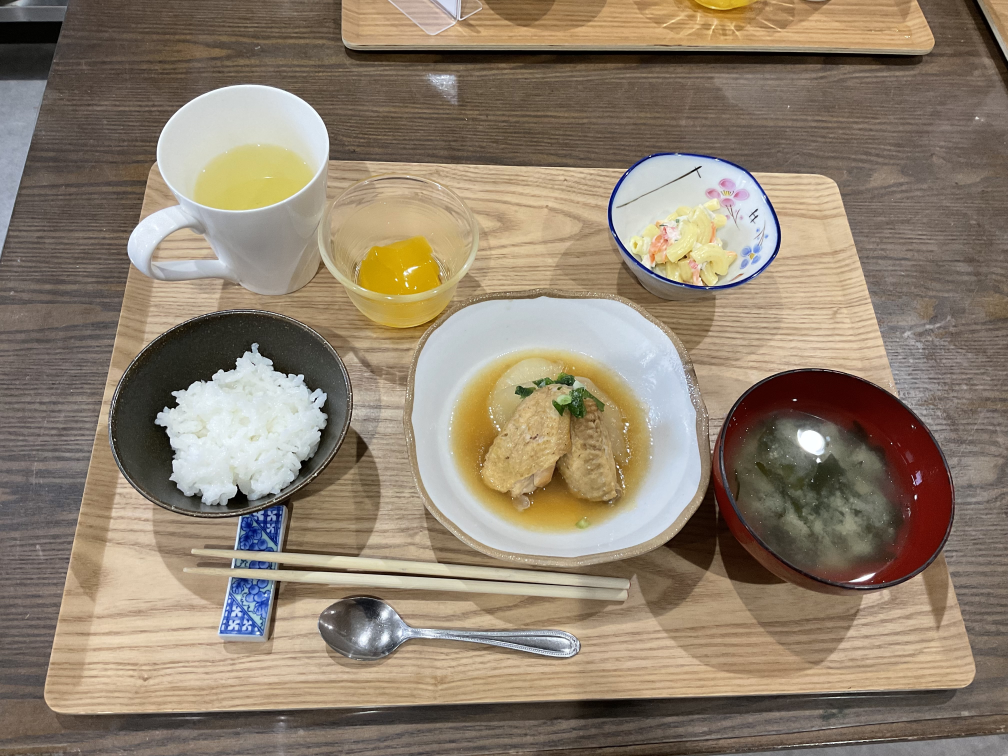
#> input picture IMG-0226.jpeg, 4032 x 3024 px (shown at 1/4 size)
$ python -i tools_manga.py   (imports and definitions only)
#> lines starting #> are read from the running program, lines starting #| are printed output that depends on the picture; after the words box and inside, x2 and y2 are one past the last pixel; in counts of white or black regions, pixels touching at a corner belong together
#> in manga, bgr is the input picture: shape (3024, 4032, 3); mean B, G, R 110.8, 129, 143.6
import cv2, numpy as np
from PIL import Image

def lineart(bgr, small=480, blk=13, C=6, out_w=1400):
#> called with small = 480, blk = 13, C = 6, out_w = 1400
    h, w = bgr.shape[:2]
#> h = 3024; w = 4032
    s = small / max(h, w)
#> s = 0.119
    im = cv2.resize(bgr, (max(1,int(w*s)), max(1,int(h*s))), interpolation=cv2.INTER_AREA)
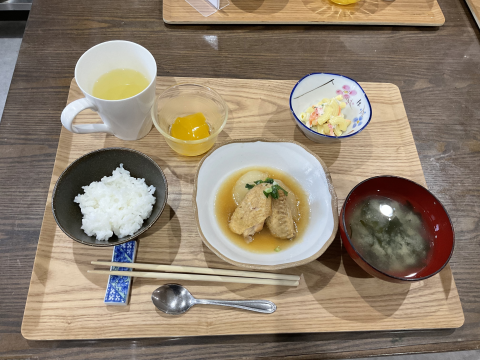
#> im: shape (360, 480, 3); mean B, G, R 110.8, 129, 143.6
    for _ in range(4):
        im = cv2.bilateralFilter(im, 9, 90, 90)
    g = cv2.medianBlur(cv2.cvtColor(im, cv2.COLOR_BGR2GRAY), 7)
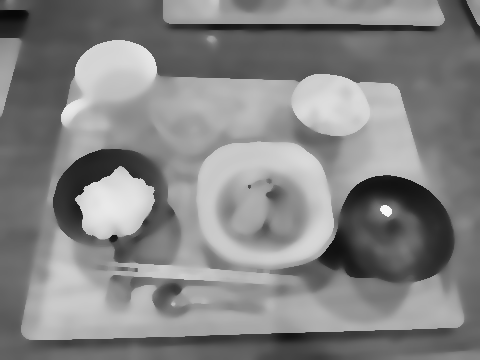
#> g: shape (360, 480); min 8, max 248, mean 131.8
    e = cv2.adaptiveThreshold(g, 255, cv2.ADAPTIVE_THRESH_MEAN_C, cv2.THRESH_BINARY, blk, C)
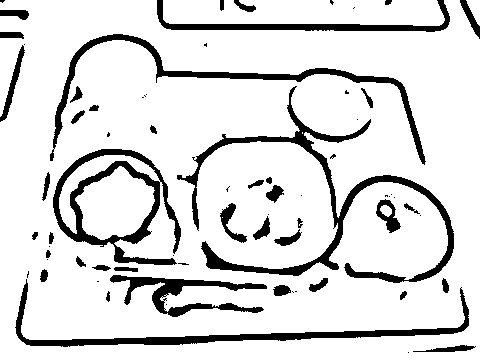
#> e: shape (360, 480); 86.2% white; 71 black regions (30 under 20 px), largest, box (x1, y1, x2, y2) and area: (177, 86, 454, 283) 5487, (53, 149, 181, 265) 3698, (15, 279, 469, 347) 3321
    e = cv2.resize(e, (out_w, int(out_w*e.shape[0]/e.shape[1])), interpolation=cv2.INTER_CUBIC)
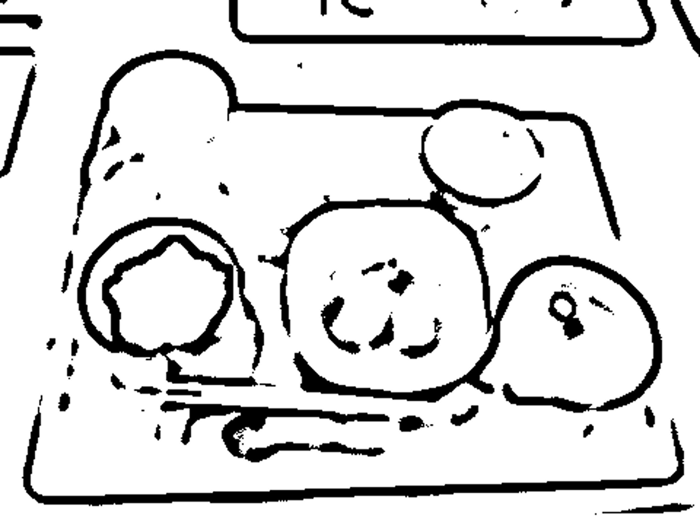
#> e: shape (1050, 1400) (shown at 1/2 size); min 0, max 255, mean 219.7
    _, e = cv2.threshold(e, 140, 255, cv2.THRESH_BINARY)
#> e: shape (1050, 1400); 85.9% white; 71 black regions (14 under 20 px), largest, box (x1, y1, x2, y2) and area: (516, 250, 1324, 826) 47348, (154, 434, 528, 773) 32033, (44, 814, 1368, 1012) 28501
    return e.astype(np.float32)/255

def flat_gray(bgr, out_w=1400):
#> called with out_w = 1400
    h, w = bgr.shape[:2]
#> h = 3024; w = 4032
    s = 700 / max(h, w)
#> s = 0.174
    im = cv2.resize(bgr, (int(w*s), int(h*s)), interpolation=cv2.INTER_AREA)
#> im: shape (525, 700, 3)
    for _ in range(4):
        im = cv2.bilateralFilter(im, 9, 90, 90)
    g = cv2.cvtColor(im, cv2.COLOR_BGR2GRAY)
#> g: shape (525, 700)
    g = cv2.resize(g, (out_w, int(out_w*g.shape[0]/g.shape[1])), interpolation=cv2.INTER_CUBIC)
#> g: shape (1050, 1400)
    return g.astype(np.float32)/255

def halftone(v, pitch=10.0, angle=45.0, maxr=0.62):
#> called with pitch = 10, angle = 45, maxr = 0.62
    h, w = v.shape
#> h = 1050; w = 1400
    yy, xx = np.mgrid[0:h, 0:w].astype(np.float32)
    a = np.deg2rad(angle)
    du = ((xx*np.cos(a) + yy*np.sin(a)) % pitch) - pitch/2
    dt = ((-xx*np.sin(a) + yy*np.cos(a)) % pitch) - pitch/2
    r = np.sqrt(du*du + dt*dt)
    rad = np.clip(1.0 - v, 0, 1) * (pitch*maxr)
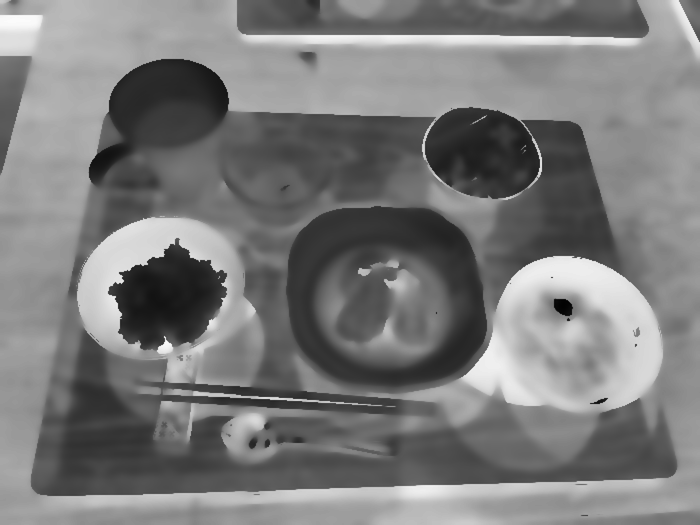
#> rad: shape (1050, 1400) float32 (shown at 1/2 size); min 0, max 6.2, mean 3; drawn with min black and max white
    return 1.0 - (r <= rad).astype(np.float32)
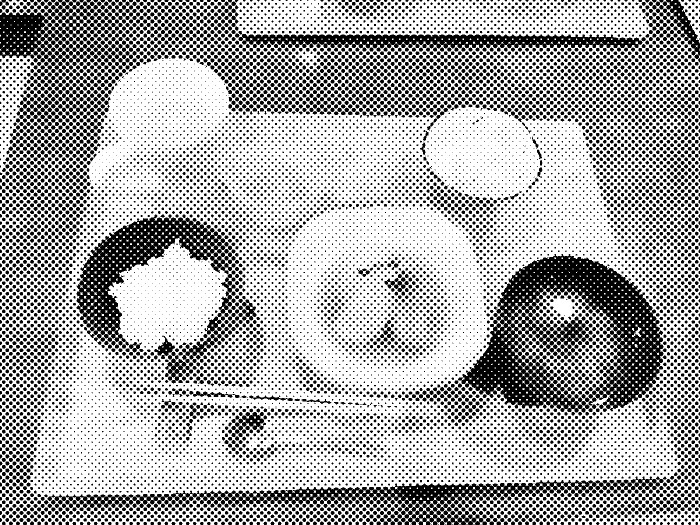
#> returned value: shape (1050, 1400) float32 (shown at 1/2 size); values 0 (black) and 1 (white), 67.2% white; 12798 black regions (5712 under 20 px), largest, box (x1, y1, x2, y2) and area: (916, 508, 1327, 825) 51166, (153, 429, 471, 691) 26073, (95, 960, 1214, 1050) 23828

def manga(path, out_w=1400, pitch=10.0, beta=0.20, tone_hi=0.82, small=480, blk=13, C=6):
    """写真を漫画調（線画＋ベタ＋網点）に変換する"""
    bgr = cv2.imread(path, cv2.IMREAD_COLOR)
    line = lineart(bgr, small=small, blk=blk, C=C, out_w=out_w)
    v = flat_gray(bgr, out_w=out_w)
    v = cv2.resize(v, (line.shape[1], line.shape[0]))
    ht = halftone(v, pitch=pitch)
    out = np.ones_like(v)
    out = np.where(v < tone_hi, ht, out)      # 中間調は網点
#> out: shape (1050, 1400) float32; values 0 (black) and 1 (white), 67.3% white; 12073 black regions (4987 under 20 px), largest, box (x1, y1, x2, y2) and area: (916, 508, 1327, 825) 51164, (153, 429, 471, 691) 26061, (95, 960, 1214, 1050) 23828
    out = np.where(v < beta, 0.0, out)        # 一番暗いところはベタ
#> out: shape (1050, 1400) float32; values 0 (black) and 1 (white), 66.5% white; 12056 black regions (4984 under 20 px), largest, box (x1, y1, x2, y2) and area: (916, 508, 1327, 825) 56486, (153, 429, 471, 691) 29391, (95, 960, 1214, 1050) 24779
    out = np.minimum(out, line)               # 線を重ねる
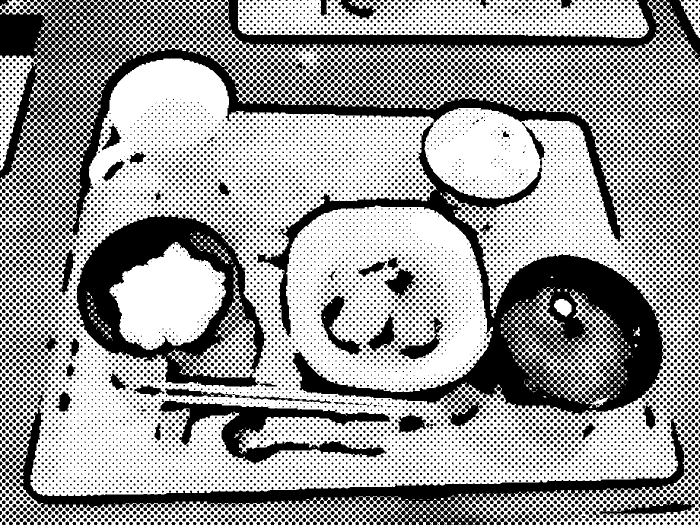
#> out: shape (1050, 1400) float32 (shown at 1/2 size); values 0 (black) and 1 (white), 60.7% white; 10288 black regions (4754 under 20 px), largest, box (x1, y1, x2, y2) and area: (138, 95, 1327, 831) 125658, (153, 429, 533, 774) 48677, (39, 810, 1369, 1050) 39682
    return Image.fromarray((np.clip(out,0,1)*255).astype(np.uint8)).convert('RGB')

>>> result = manga('IMG-0226.jpeg')

$ run again, on IMG-0235.jpeg
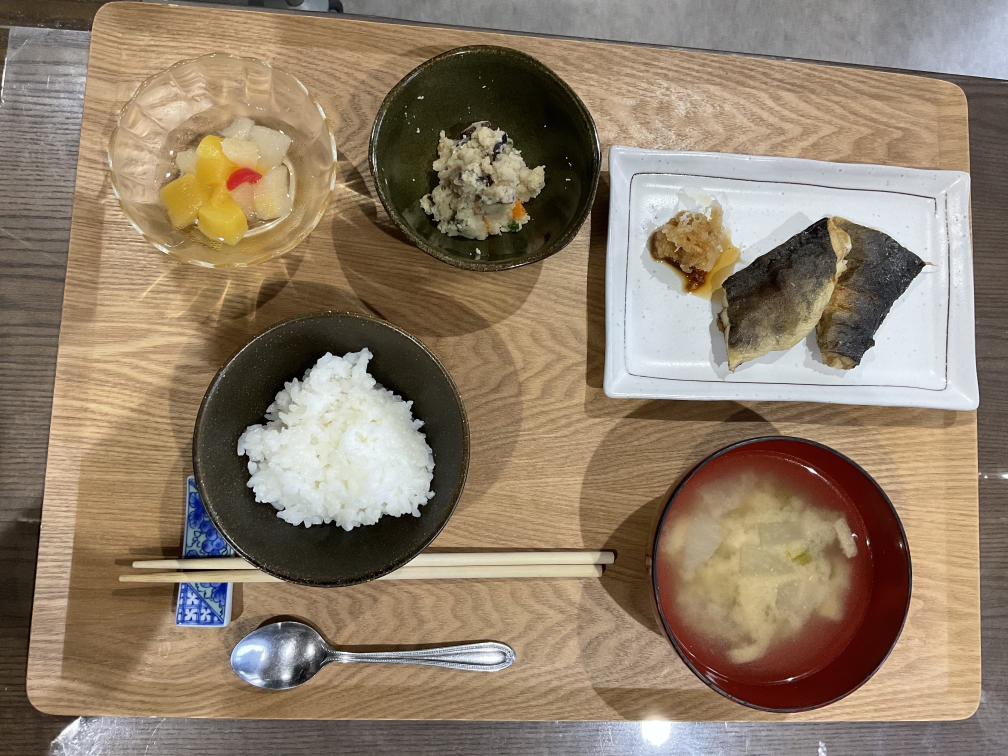
#> input picture IMG-0235.jpeg, 4032 x 3024 px (shown at 1/4 size)
#> in manga, bgr is the input picture: shape (3024, 4032, 3); mean B, G, R 106.4, 126.5, 143.8
#> in lineart, `e = cv2.adaptiveThreshold(g, 255, cv2.ADAPTIVE_THRESH_MEAN_C, cv2.THRE..`:
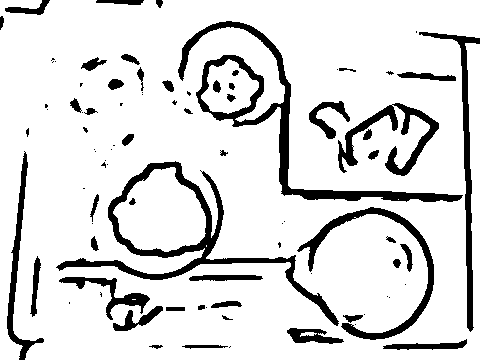
#> e: shape (360, 480); 86.5% white; 87 black regions (39 under 20 px), largest, box (x1, y1, x2, y2) and area: (178, 21, 463, 202) 4860, (56, 161, 339, 326) 4443, (297, 207, 434, 340) 2237
#> in manga, `out = np.minimum(out, line)`:
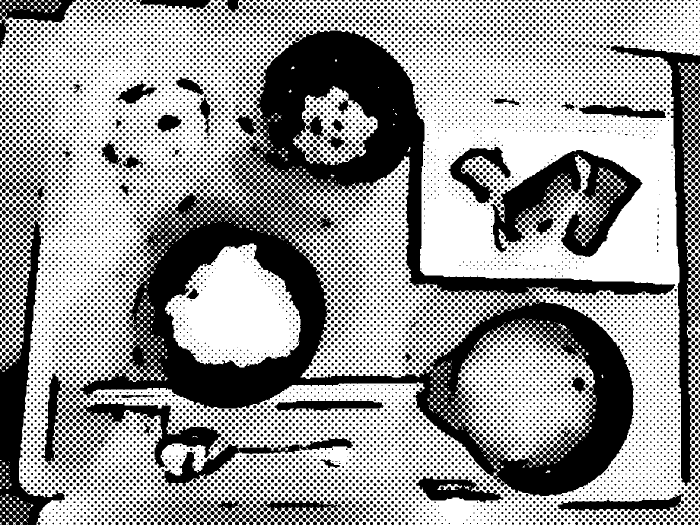
#> out: shape (1050, 1400) float32 (shown at 1/2 size); values 0 (black) and 1 (white), 60.1% white; 9426 black regions (3936 under 20 px), largest, box (x1, y1, x2, y2) and area: (159, 386, 1268, 993) 145578, (498, 61, 1351, 591) 85610, (981, 300, 1285, 514) 25564

$ run again, on IMG_0089.jpeg
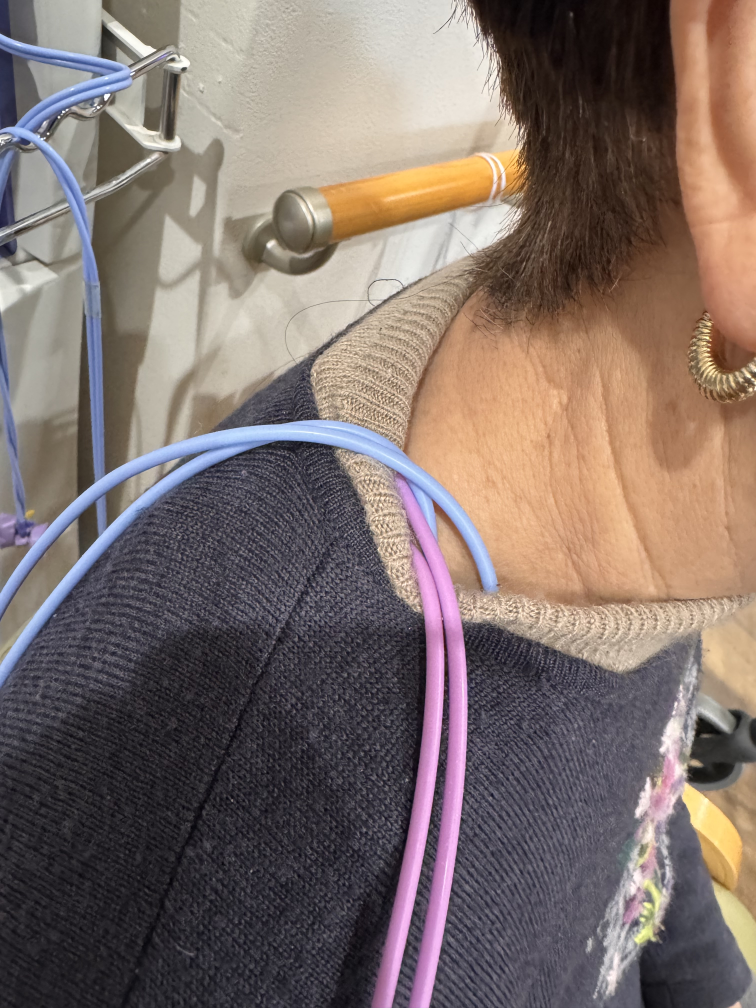
#> input picture IMG_0089.jpeg, 3024 x 4032 px (shown at 1/4 size)
#> in manga, bgr is the input picture: shape (4032, 3024, 3); mean B, G, R 106.6, 111.7, 126.5
#> in lineart, `e = cv2.adaptiveThreshold(g, 255, cv2.ADAPTIVE_THRESH_MEAN_C, cv2.THRE..`:
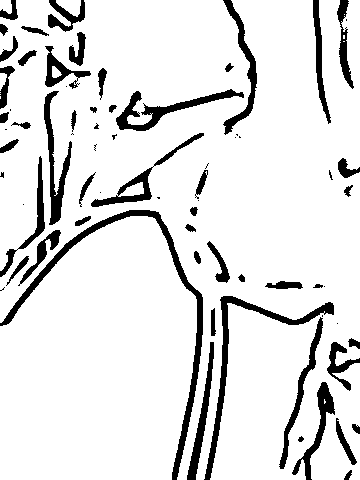
#> e: shape (480, 360); 88.5% white; 72 black regions (22 under 20 px), largest, box (x1, y1, x2, y2) and area: (0, 210, 203, 480) 2915, (204, 296, 334, 480) 1835, (116, 89, 244, 131) 1305
#> in manga, `out = np.minimum(out, line)`:
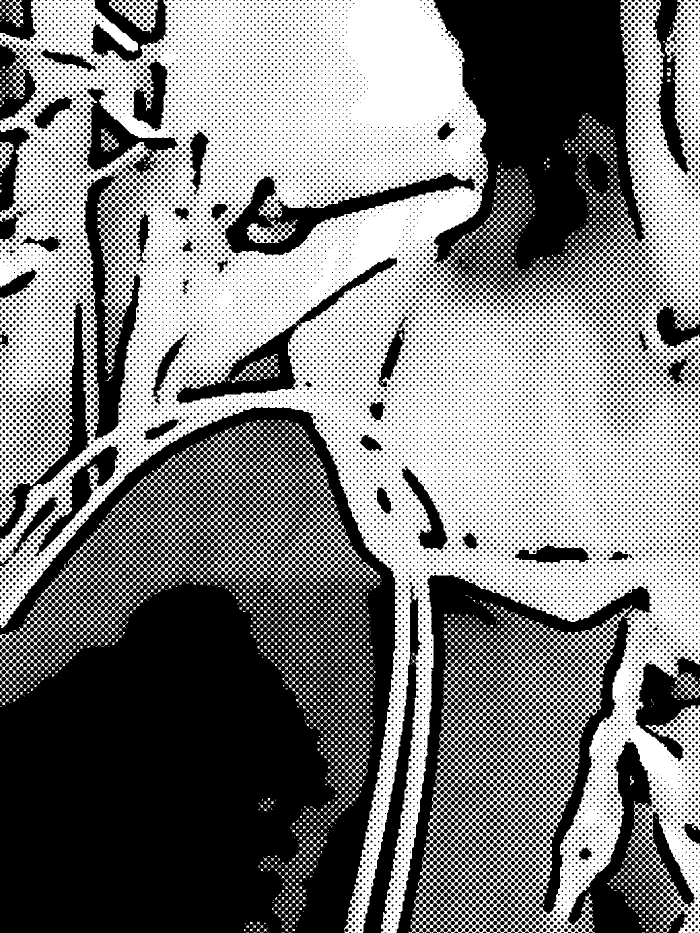
#> out: shape (1866, 1400) float32 (shown at 1/2 size); values 0 (black) and 1 (white), 49.4% white; 492 white regions (211 under 20 px), largest, box (x1, y1, x2, y2) and area: (0, 0, 1400, 1866) 1187547, (0, 840, 763, 1743) 85317, (218, 0, 315, 66) 2698

$ run again, on IMG_0735.jpeg
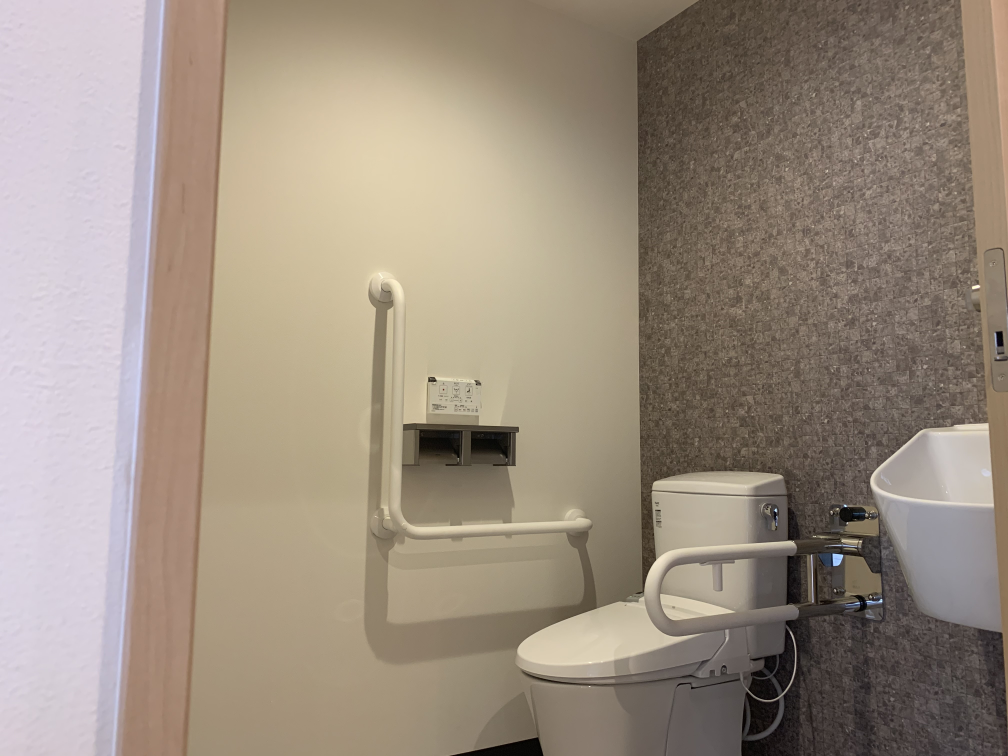
#> input picture IMG_0735.jpeg, 4032 x 3024 px (shown at 1/4 size)
#> in manga, bgr is the input picture: shape (3024, 4032, 3); mean B, G, R 128.2, 142.3, 155.7
#> in manga, `out = np.minimum(out, line)`:
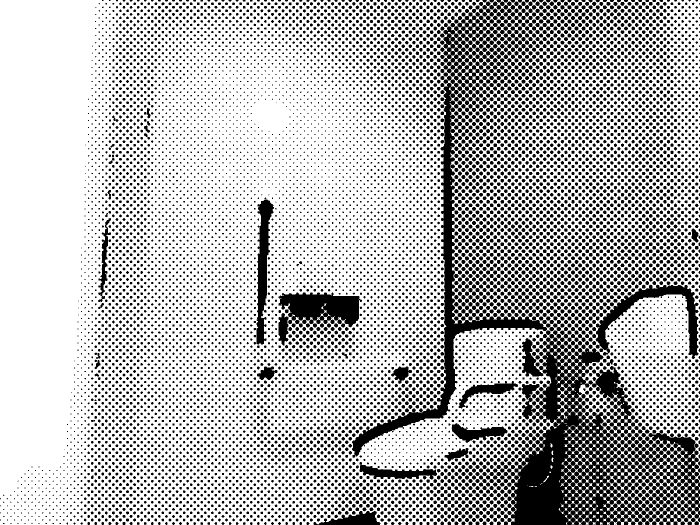
#> out: shape (1050, 1400) float32 (shown at 1/2 size); values 0 (black) and 1 (white), 72% white; 11533 black regions (4957 under 20 px), largest, box (x1, y1, x2, y2) and area: (1021, 661, 1341, 1050) 50607, (704, 151, 1094, 916) 21710, (557, 585, 724, 655) 7859
